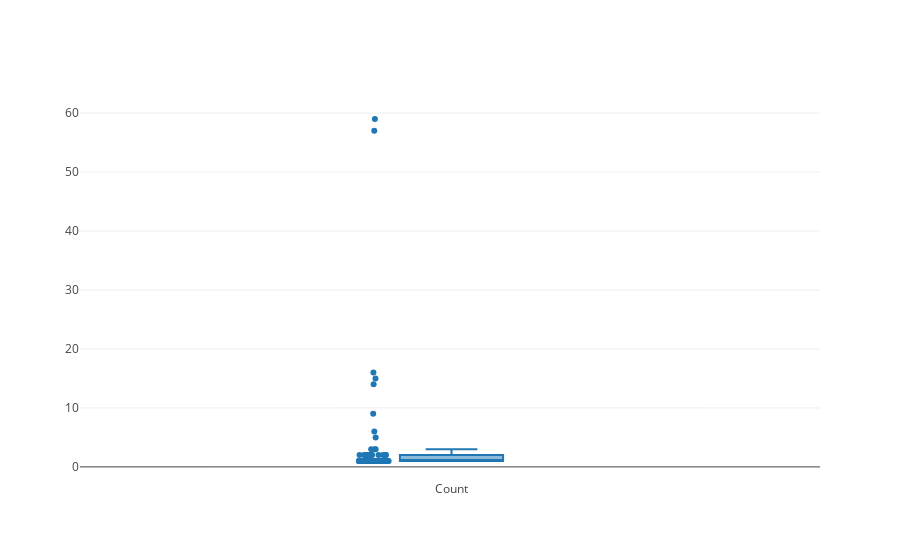

Here is the notebook cell this chart was saved with:
### Markdown cell above
Ящик с усами чётко показывает выбросы

### Code cell
data_box = [go.Box(y=list(lemmasWithCountDict.values()),
                   boxpoints='all',
                   pointpos=-1.5,
                   name='Count')]
layout_box = go.Layout(boxgap=0.8)

iplot(go.Figure(data=data_box, layout=layout_box))

### Figure 1 — Plotly figure (JSON) as saved in the notebook; plotly's stock layout.template omitted (floating-point values rounded to 4 significant figures)
{"data": [{"boxpoints": "all", "name": "Count", "pointpos": -1.5, "type": "box", "uid": "d80f2ea6-19b6-4de6-96a0-47fa0190b6cb", "y": [59, 57, 16, 15, 14, 9, 6, 5, 3, 3, 3, 2, 2, 2, 2, 2, 2, 2, 2, 2, 2, 2, 2, 2, 2, 1, 1, 1, 1, 1, 1, 1, 1, 1, 1, 1, 1, 1, 1, 1, 1, 1, 1, 1, 1, 1, 1, 1, 1, 1, 1, 1, 1, 1, 1, 1, 1, 1, 1, 1, 1, 1, 1, 1, 1, 1, 1, 1, 1, 1, 1, 1, 1, 1, 1, 1, 1, 1, 1, 1, 1, 1, 1, 1, 1, 1, 1, 1, 1, 1, 1, 1, 1, 1, 1, 1, 1]}], "layout": {"boxgap": 0.8}}
